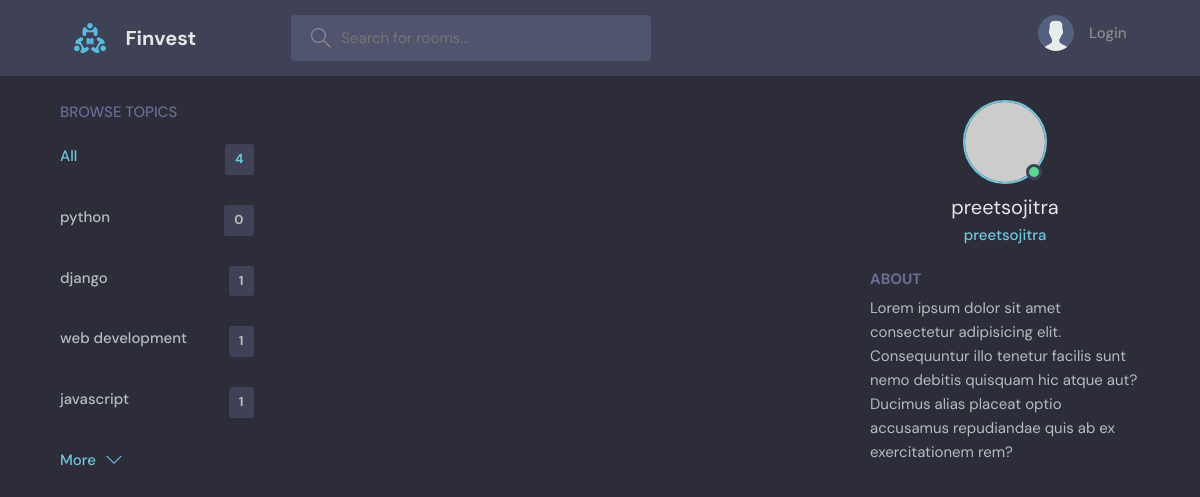
Before: /profile/1/ with the older database file.
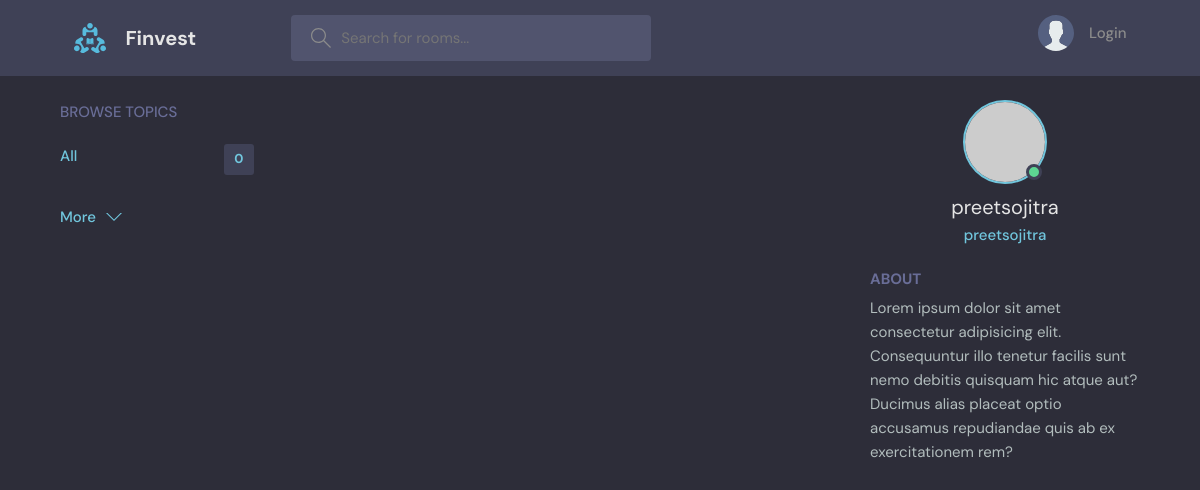
After: the same page with the newer database file.
### base/models.py (models this page shows, shortened)
class Topic(models.Model):
    name = models.CharField(max_length=200)

### base/views.py (the view)
# urls.py: path('profile/<str:pk>/', views.userProfile, name="user-profile"),
def userProfile(request, pk):
    q = request.GET.get('q') if request.GET.get('q') != None else ''
    topics = Topic.objects.filter(name__icontains=q)
    user = User.objects.get(id=pk)
    rooms = user.room_set.all()
    context = {'user': user, 'rooms': rooms, 'topics': topics}
    return render(request, 'base/profile.html', context)

### base/templates/base/profile.html
{% extends 'main.html' %} {% block content %}
<main class="profile-page layout layout--3">
  <div class="container">
    {% include 'base/topics_segment.html' %}
    <div class="roomList">
      <div class="profile">
        <div class="profile__avatar">
          <div class="avatar avatar--large active">
            <img src="https://randomuser.me/api/portraits/men/11.jpg" />
          </div>
        </div>
        <div class="profile__info">
          <h3>{{user.username}}</h3>
          <p>{{user.username}}</p>
        </div>
        <div class="profile__about">
          <h3>About</h3>
          <p>
            Lorem ipsum dolor sit amet consectetur adipisicing elit.
            Consequuntur illo tenetur facilis sunt nemo debitis quisquam hic
            atque aut? Ducimus alias placeat optio accusamus repudiandae quis ab
            ex exercitationem rem?
          </p>
        </div>
      </div>
    </div>
  </div>
</main>
{% endblock %}

### templates/main.html (shortened to what this page needs)
<!DOCTYPE html>
{% load static%}
<html lang="en">
  <head>
    <link rel="stylesheet" href="{% static 'styles/style.css' %}" />
  </head>
  <body>
    {% include 'navbar.html' %} {% block content %}{% endblock%}
  </body>
</html>

### templates/navbar.html (shortened to what this page needs)
{% load static %}
<header class="header header--loggedIn">
  <div class="container">
    <a href="{% url 'home' %}" class="header__logo">
      <img src="{% static 'images/logo.svg'%}" />
      <h1>Finvest</h1>
    </a>
    <form class="header__search" method="GET" action="{% url 'home' %}">
      <label>
        <input name="q" placeholder="Search for rooms..." />
      </label>
    </form>
    <nav class="header__menu">
      {% if request.user.is_authenticated %}
      <div class="header__user">
        <a href="profile.html">
          <div class="avatar avatar--medium active">
            <img src="https://randomuser.me/api/portraits/men/37.jpg" />
          </div>
          <p>
            {{request.user.username}} <span>{{request.user.username}}</span>
          </p>
        </a>
        <button class="dropdown-button">
          <svg
            version="1.1"
            xmlns="http://www.w3.org/2000/svg"
            width="32"
            height="32"
            viewBox="0 0 32 32"
          >
            <title>chevron-down</title>
            <path d="M16 21l-13-13h-3l16 16 16-16h-3l-13 13z"></path>
          </svg>
        </button>
      </div>
      {% else %} {% comment %} Not Logged In {% endcomment %}
      <a href="{% url 'login' %}">
        <img src="{% static 'images/avatar.svg'%}" />
        <p>Login</p>
      </a>
      {% endif %}
    </nav>
  </div>
</header>

### base/templates/base/topics_segment.html
<div class="topics">
  <div class="topics__header">
    <h2>Browse Topics</h2>
  </div>
  <ul class="topics__list">
    <li>
      <a href="{% url 'home' %}" class="active"
        >All <span>{{topics.count}}</span></a
      >
    </li>
    {% for topic in topics %}
    <li>
      <a href="{% url 'home' %}?q={{topic.name}}"
        >{{topic.name}}<span>{{topic.room_set.all.count}}</span></a
      >
    </li>
    {% endfor %}
  </ul>
  <a class="btn btn--link" href="/">
    More
    <svg
      version="1.1"
      xmlns="http://www.w3.org/2000/svg"
      width="32"
      height="32"
      viewBox="0 0 32 32"
    >
      <title>chevron-down</title>
      <path d="M16 21l-13-13h-3l16 16 16-16h-3l-13 13z"></path>
    </svg>
  </a>
</div>

### static/styles/style.css (style rules this page uses)
:root { --color-main: #71c6dd; --color-main-light: #e1f6fb; --color-dark: #3f4156; --color-dark-medium: #51546e; --color-dark-light: #696d97; --color-light: #e5e5e5; --color-gray: #8b8b8b; --color-light-gray: #b2bdbd; --color-bg: #2d2d39; --color-success: #5dd693; --color-error: #fc4b0b; }
* { font-family: "DM Sans", -apple-system, BlinkMacSystemFont, "Segoe UI", Roboto, Oxygen, Ubuntu, Cantarell, "Open Sans", "Helvetica Neue", sans-serif; margin: 0; padding: 0; box-sizing: border-box; text-rendering: optimizeLegibility; font-size: inherit; }
html { font-size: 56.25%; }
@media only screen and (min-width: 1200px) { html { font-size: 62.5%; } }
body { line-height: 1.6; font-weight: 400; font-size: 1.5rem; color: var(--color-light-gray); background-color: var(--color-bg); min-height: 100vh; }
img { width: 100%; }
a { display: inline-block; color: var(--color-main); text-decoration: none; }
.container { max-width: 120rem; width: 90%; margin: auto; }
.btn { background-color: transparent; border: none; display: inline-flex; align-items: center; gap: 1rem; cursor: pointer; transition: all ease-in-out 0.3s; padding: 1rem 2rem; border-radius: 5px; box-shadow: 1px 1px 3px 1px rgba(0, 0, 0, 0.15); font-weight: 500; }
.btn--link { border-radius: 0; padding: 0; color: var(--color-main); box-shadow: none; }
.btn > svg { fill: currentColor; width: 1.6rem; height: 1.6rem; }
.avatar { position: relative; display: inline-block; border-radius: 50%; border: 2px solid var(--color-main); }
.avatar img { display: block; border-radius: 50%; object-fit: cover; object-position: center; }
.avatar::after { content: ""; display: block; position: absolute; background-color: var(--color-gray); z-index: 111; border-radius: 50%; border: 0.3rem solid var(--color-dark); }
.avatar.active::after { background-color: var(--color-success); }
.avatar.avatar--large img { display: block; width: 8rem; height: 8rem; border-radius: 50%; }
.avatar.avatar--large:after { width: 1rem; height: 1rem; bottom: 2px; right: 3.5px; }
.header { padding: 1.5rem; background-color: var(--color-dark); }
.header > .container { display: flex; gap: 9.5rem; }
.header__logo, .header__user { display: flex; gap: 2rem; align-items: center; }
.header__logo > img { height: 3.2rem; width: 3.2rem; }
.header__logo > h1 { font-weight: 700; font-size: 2rem; color: var(--color-light); }
.header__search > label { background-color: var(--color-dark-medium); padding: 1.3rem 1rem; display: flex; align-items: center; gap: 1rem; border-radius: 4px; }
.header__search svg { fill: var(--color-gray); width: 2rem; height: 2rem; margin-left: 1rem; }
.header__search input { width: 30rem; background: transparent; border: none; outline: none; color: var(--color-light); }
.header__menu { margin-left: auto; position: relative; }
.header__menu a { display: flex; gap: 1.5rem; align-items: center; font-weight: 500; text-decoration: none; color: var(--color-gray); }
.header__menu img { height: 3.6rem; }
.header__menu p { line-height: 1.2; }
.layout { margin-top: 2.4rem; }
.layout > .container { display: flex; justify-content: space-between; align-items: flex-start; }
.layout--3 > .container > div:first-child { flex-basis: 18%; max-width: 22.5rem; }
.layout--3 > .container > div:nth-child(2) { flex-basis: 50%; }
.layout--3 > .container > div:last-child { flex-basis: 25%; }
.topics__header { margin-bottom: 2rem; }
.topics__header h2 { text-transform: uppercase; font-weight: 500; color: var(--color-dark-light); }
.topics__list { list-style: none; }
.topics__list li a { display: flex; justify-content: space-between; margin-bottom: 3rem; font-weight: 500; color: var(--color-light-gray); transition: all 0.3s ease-in-out; }
.topics__list li a.active, .topics__list li a:hover { color: var(--color-main); }
.topics__list li a span { padding: 0.5rem 1rem; background-color: var(--color-dark); border-radius: 3px; font-size: 1.3rem; font-weight: 700; letter-spacing: 1px; }
.profile { margin-bottom: 3rem; }
.profile__avatar { text-align: center; }
.profile__info { text-align: center; }
.profile__info h3 { font-size: 2rem; color: var(--color-light); font-weight: 400; }
.profile__info p { color: var(--color-main); font-weight: 500; margin-bottom: 1rem; }
.profile__about { margin-top: 2rem; }
.profile__about h3 { text-transform: uppercase; color: var(--color-dark-light); margin-bottom: 0.5rem; }

Changed rows visible on the page:
removed Topic: name "python", room_set.all.count "0"
removed Topic: name "django", room_set.all.count "1"
removed Topic: name "web development", room_set.all.count "1"
removed Topic: name "javascript", room_set.all.count "1"
Other visible differences:
{{ topics.count }}: "4" → "0"
